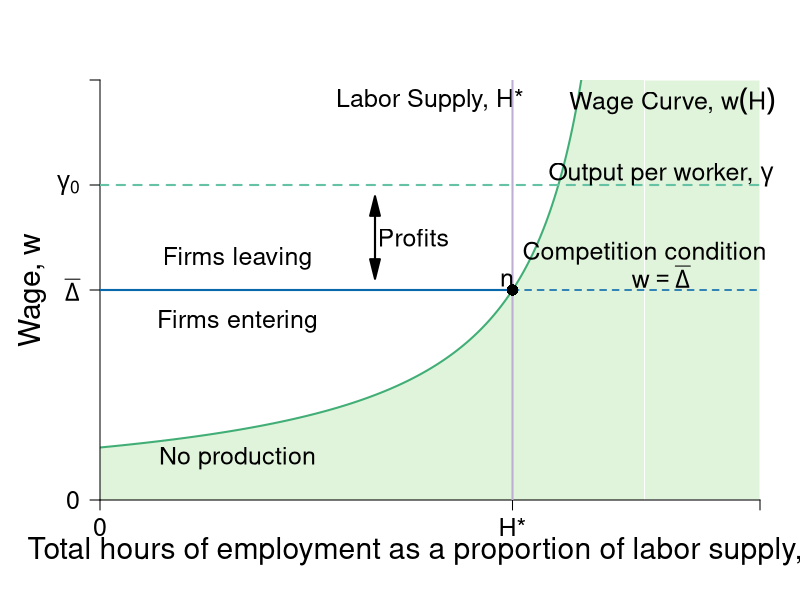

Here is the R script that generated this plot:
require(shape)
require(plotrix)
pdf(file = "employment/employment_wage_macro_zpc.pdf", width = 9, height = 7)

#Set parameters for graphics
axislabelsize <- 1.8
labelsize <- 1.5
namesize <- 1.8
annotatesize <- 1.5
graphlinewidth <- 2
segmentlinewidth <- 1.5

COL <- c("#7fc97f", "#beaed4", "#fdc086", "#ffff99", "#386cb0", "#f0027f", "#bf5b17", "#666666")
COLA <- c("#e0f3db", "#99d8c9","#66c2a4","#41ae76", "#238b45", "#005824")
COLB <- c("#4eb3d3", "#2b8cbe", "#0868ac","#084081")

WageFn <- function(H, delta = 5) {
  delta /(1 - H)
}

#COL <- c("#1B9E77", "#D95F02", "#7570B3", "#E7298A", "#66A61E", "#E6AB02", "#A6761D", "#666666")
COL <- c("#7fc97f", "#beaed4", "#fdc086", "#ffff99")
par(mar =  c(5, 5, 4, 2))
xlims <- c(0, 1.2)
ylims <- c(0, 40)


plot(0, 0, xlim = xlims, ylim = ylims, type = "n",
     xlab = expression(paste("Total hours of employment as a proportion of labor supply, ", H)),
     ylab = expression(paste("Wage, ", w)),
     xaxt = "n", 
     yaxt = "n",
     cex.lab = axislabelsize, 
     line = 2.5,
     bty = "n", 
     xaxs="i", 
     yaxs="i")

npts <- 500 
npts2 <- 501
#Specify the sequences of points for graphing. 
xx1 <- seq(xlims[1], 0.9, length.out = npts)
xx2 <- seq(xlims[1], xlims[2], length.out = npts)
xx3 <- seq(xlims[1], xlims[2], length.out = npts2)
xx4 <- seq(xlims[1], 25, length.out = npts2)
xx5 <- seq(xlims[1], 0.75, length.out = npts2)

# Shade below green line
polygon(c(0, xx2, xlims[2]), 
        c(0, WageFn(xx2), 0), border = FALSE, col = COLA[1])
rect(0.99, 0, 1.2, 40, border = FALSE, col = COLA[1])


#Draw the lines for the graphs
lines(xx1, WageFn(xx1), col = COLA[4], lwd = graphlinewidth)

#Customize ticks and labels for the plot
ticksy <- c(0, 20, 30, 40)
ylabels <- c(0, expression(paste(bar(Delta) )), expression(paste(gamma[0])), NA)
ticksx <- c(0, 0.75, xlims[2])
xlabels <- c(0, expression(paste(H,"*")), NA)
axis(1, at = ticksx, pos = 0, labels = xlabels, cex.axis = labelsize)
axis(2, at = ticksy, pos = 0, labels = ylabels, las = 1, cex.axis = labelsize)

#Annotation of the  graphs
text(1.04, 38, expression(paste("Wage Curve, ", w(H))), cex = labelsize, xpd = TRUE)
text(0.6, 38, expression(paste("Labor Supply, ", H,"*")), cex = labelsize,  xpd = TRUE)

segments(0.75, 0, 0.75, ylims[2], lty = 1, lwd = graphlinewidth, col = COL[2])

#Arrows(0.8, 15, 0.8, 19, col = "black", lty = 1, lwd = 2, arr.type = "triangle")
#Arrows(0.8, 15, 0.8, 6, col = "black", lty = 1, lwd = 2, arr.type = "triangle")
#text(0.92, 12.5, expression(paste("Employment Rent")))

#Zero profit condition 
segments(0, 20, 0.75, 20, lty = 1, lwd = graphlinewidth, col = COLB[3])
segments(0.75, 20, 1.2, 20, lty = 2, lwd = segmentlinewidth, col = COLB[3])

# Gamma
segments(0, 30, xlims[2], 30, lty = 2, lwd = 2, col = COLA[3])
text(1.02, 31, expression(paste("Output per worker, ", gamma)), cex = labelsize,  xpd = TRUE)


points(0.75, 20, pch = 16, col = "black", cex = 1.5)
text(0.74, 21, expression(paste("n")), cex = labelsize)


#Unemployment benefits & a
#segments(0, 5, 1.2, 5, lty = 2, lwd = 2, col = "darkgray")
#segments(0, 2.5, 1.2, 2.5, lty = 2, lwd = 2, col = "darkgray")

#Zero profit condition
text(0.99, 23.5, expression(paste("Competition condition")), cex = labelsize, xpd = TRUE)
text(1.02, 21.25, expression(paste(w == bar(Delta))), cex = labelsize, xpd = TRUE)

text(0.25, 23, expression(paste("Firms leaving")), cex = labelsize)
text(0.25, 17, expression(paste("Firms entering")), cex = labelsize)
text(0.25, 4, expression(paste("No production")), cex = labelsize)

#text(0.97, 6, expression(paste(B + a/t)))
#text(0.97, 3.5, expression(paste(B, " (unemployment benefits)")))
#text(1.08, 36, expression(paste("level of")))
#text(1.08, 34, expression(paste("employment, ", bar(H))))


# Arrows 
text(0.57, 25, expression(paste("Profits")), cex = labelsize)
Arrows(0.5, 22, 0.5, 28, col = "black", lty = 1, lwd = 2, arr.type = "triangle")
Arrows(0.5, 28, 0.5, 22, col = "black", lty = 1, lwd = 2, arr.type = "triangle")

# text(0.55, 15, expression(paste("Wages")))
# Arrows(0.5, 18, 0.5, 12, col = "black", lty = 1, lwd = 2, arr.type = "triangle")
# Arrows(0.5, 12, 0.5, 18, col = "black", lty = 1, lwd = 2, arr.type = "triangle")


dev.off()
